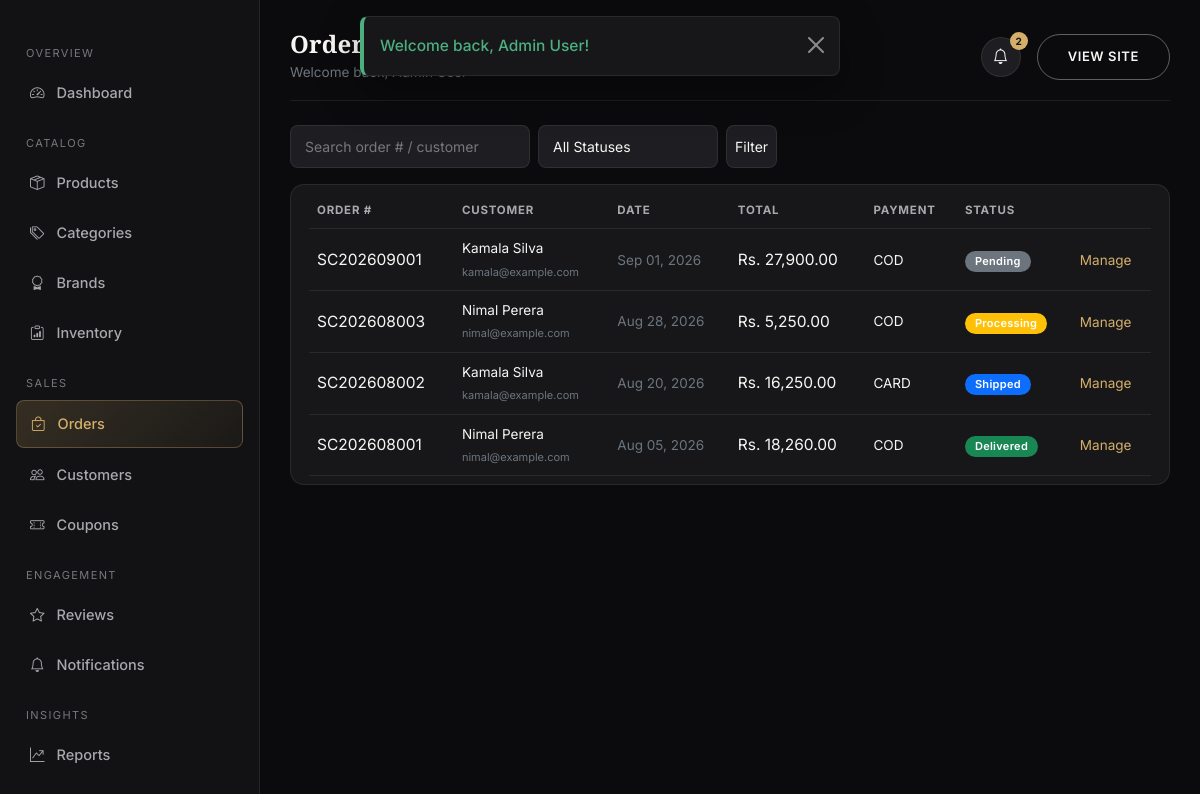
The app's page /admin/orders/index.php (signed in) with its own data.
### tables this page shows
CREATE TABLE orders (
    order_id INT AUTO_INCREMENT PRIMARY KEY,
    order_number VARCHAR(30) NOT NULL UNIQUE,
    user_id INT NOT NULL,
    address_id INT DEFAULT NULL,
    coupon_id INT DEFAULT NULL,
    subtotal DECIMAL(10,2) NOT NULL DEFAULT 0,
    discount_amount DECIMAL(10,2) NOT NULL DEFAULT 0,
    delivery_fee DECIMAL(10,2) NOT NULL DEFAULT 0,
    total_amount DECIMAL(10,2) NOT NULL DEFAULT 0,
    delivery_method ENUM('standard','express') NOT NULL DEFAULT 'standard',
    payment_method ENUM('cod','card') NOT NULL DEFAULT 'cod',
    order_status ENUM('pending','confirmed','processing','shipped','delivered','cancelled') NOT NULL DEFAULT 'pending',
    assigned_staff_id INT DEFAULT NULL,
    shipping_full_name VARCHAR(120) NOT NULL,
    shipping_phone VARCHAR(20) NOT NULL,
    shipping_address VARCHAR(255) NOT NULL,
    shipping_city VARCHAR(100) NOT NULL,
    shipping_province VARCHAR(100) NOT NULL,
    shipping_postal_code VARCHAR(20) DEFAULT NULL,
    notes VARCHAR(255) DEFAULT NULL,
    created_at TIMESTAMP NOT NULL DEFAULT CURRENT_TIMESTAMP,
    updated_at TIMESTAMP NOT NULL DEFAULT CURRENT_TIMESTAMP ON UPDATE CURRENT_TIMESTAMP,
    FOREIGN KEY (user_id) REFERENCES users(user_id) ON DELETE CASCADE,
    FOREIGN KEY (address_id) REFERENCES addresses(address_id) ON DELETE SET NULL,
    FOREIGN KEY (coupon_id) REFERENCES coupons(coupon_id) ON DELETE SET NULL,
    FOREIGN KEY (assigned_staff_id) REFERENCES users(user_id) ON DELETE SET NULL,
    INDEX idx_status (order_status),
    INDEX idx_created (created_at),
    INDEX idx_user (user_id)
);

CREATE TABLE users (
    user_id INT AUTO_INCREMENT PRIMARY KEY,
    role_id INT NOT NULL DEFAULT 1,
    full_name VARCHAR(120) NOT NULL,
    email VARCHAR(150) NOT NULL UNIQUE,
    phone VARCHAR(20) DEFAULT NULL,
    password_hash VARCHAR(255) NOT NULL,
    profile_image VARCHAR(255) DEFAULT NULL,
    status ENUM('active','inactive','banned') NOT NULL DEFAULT 'active',
    reset_token VARCHAR(191) DEFAULT NULL,
    reset_token_expires DATETIME DEFAULT NULL,
    last_login DATETIME DEFAULT NULL,
    created_at TIMESTAMP NOT NULL DEFAULT CURRENT_TIMESTAMP,
    updated_at TIMESTAMP NOT NULL DEFAULT CURRENT_TIMESTAMP ON UPDATE CURRENT_TIMESTAMP,
    FOREIGN KEY (role_id) REFERENCES roles(role_id),
    INDEX idx_email (email),
    INDEX idx_role (role_id)
);

### admin/orders/index.php (the view, shortened to what this page needs)
<?php
$pdo = db();
$q = trim($_GET['q'] ?? '');
$page = max(1, (int)($_GET['page'] ?? 1));
$perPage = 12;
$where = ['1=1']; $params = [];
$whereSql = implode(' AND ', $where);
$total = $pdo->prepare("SELECT COUNT(*) FROM orders o JOIN users u ON u.user_id = o.user_id WHERE $whereSql");
$total->execute($params);
$total = (int)$total->fetchColumn();
$pg = paginate($total, $page, $perPage);
$stmt = $pdo->prepare("SELECT o.*, u.full_name, u.email FROM orders o JOIN users u ON u.user_id = o.user_id
                        WHERE $whereSql ORDER BY o.created_at DESC LIMIT {$pg['perPage']} OFFSET {$pg['offset']}");
$stmt->execute($params);
$orders = $stmt->fetchAll();
require __DIR__ . '/../../includes/header.php';
?>
<div class="sc-dash-wrap">
  <?php require __DIR__ . '/../includes/sidebar.php'; ?>
  <main class="sc-content">
    <?php require __DIR__ . '/../includes/topbar.php'; ?>
    <form method="get" class="d-flex flex-wrap gap-2 mb-3">
      <input type="text" name="q" class="form-control form-control-sm" placeholder="Search order # / customer" value="<?= e($q) ?>" style="width:240px">
      <select name="status" class="form-select form-select-sm" style="width:180px" onchange="this.form.submit()">
        <option value="">All Statuses</option>
      </select>
      <button class="btn btn-sc-dark btn-sm">Filter</button>
    </form>
    <div class="sc-table-wrap">
      <table class="table align-middle mb-0">
        <thead class="sc-thead"><tr><th>Order #</th><th>Customer</th><th>Date</th><th>Total</th><th>Payment</th><th>Status</th><th></th></tr></thead>
        <tbody>
          <?php foreach ($orders as $o): ?>
            <tr>
              <td><?= e($o['order_number']) ?></td>
              <td class="small"><?= e($o['full_name']) ?><br><span class="text-secondary" style="font-size:11px"><?= e($o['email']) ?></span></td>
              <td class="small text-secondary"><?= friendly_date($o['created_at'], 'M d, Y') ?></td>
              <td><?= money($o['total_amount']) ?></td>
              <td class="text-uppercase small"><?= $o['payment_method'] ?></td>
              <td><?= order_status_badge($o['order_status']) ?></td>
              <td><a href="<?= BASE_URL ?>admin/orders/details.php?id=<?= $o['order_id'] ?>" class="text-gold small">Manage</a></td>
            </tr>
          <?php endforeach; ?>
        </tbody>
      </table>
    </div>
  </main>
</div>
<?php require __DIR__ . '/../../includes/dash-footer.php'; ?>

### includes/functions.php (shortened to what this page needs)
<?php
function e($value): string
{
    return htmlspecialchars((string)($value ?? ''), ENT_QUOTES, 'UTF-8');
}
function money($amount): string
{
    return 'Rs. ' . number_format((float)$amount, 2);
}
function friendly_date($datetime, string $format = 'M d, Y h:i A'): string
{
    return date($format, strtotime($datetime));
}
function paginate(int $totalItems, int $currentPage, int $perPage = 12): array
{
    $totalPages = max(1, (int)ceil($totalItems / $perPage));
    $currentPage = max(1, min($currentPage, $totalPages));
    $offset = ($currentPage - 1) * $perPage;
    return compact('totalItems', 'totalPages', 'currentPage', 'perPage', 'offset');
}
    ob_start(); ?>
    <?php return ob_get_clean();
function order_status_badge(string $status): string
{
    $map = [
        'pending' => 'secondary',
        'confirmed' => 'info',
        'processing' => 'warning',
        'shipped' => 'primary',
        'delivered' => 'success',
        'cancelled' => 'danger',
    ];
    $class = $map[$status] ?? 'secondary';
    return '<span class="badge sc-badge bg-' . $class . '">' . ucfirst($status) . '</span>';
}

### assets/css/style.css (style rules this page uses)
:root { --sc-black: #0b0b0d; --sc-charcoal: #121214; --sc-charcoal-2: #17171a; --sc-charcoal-3: #1e1e22; --sc-border: rgba(255, 255, 255, 0.08); --sc-white: #f7f6f3; --sc-gray: #a8a8ad; --sc-gray-dim: #77777d; --sc-gold: #d4af6a; --sc-gold-soft: #e8cd9a; --sc-gold-deep: #b9903f; --sc-success: #4caf80; --sc-danger: #e0665f; --sc-warning: #e0b25f; --sc-info: #6fa8dc; --sc-radius: 14px; --sc-radius-sm: 8px; --sc-shadow: 0 10px 30px rgba(0, 0, 0, 0.35); --sc-transition: all .28s cubic-bezier(.4,0,.2,1); --sc-font-heading: 'Playfair Display', Georgia, serif; --sc-font-body: 'Inter', -apple-system, BlinkMacSystemFont, 'Segoe UI', sans-serif; }
* { box-sizing: border-box; }
body { background: var(--sc-black); color: var(--sc-white); font-family: var(--sc-font-body); font-size: 15.5px; line-height: 1.65; -webkit-font-smoothing: antialiased; animation: scPageFadeIn .18s ease both; }
a { color: var(--sc-gold); text-decoration: none; transition: var(--sc-transition); }
.btn-sc-dark { background: var(--sc-charcoal-3); border: 1px solid var(--sc-border); color: var(--sc-white); border-radius: var(--sc-radius-sm); transition: var(--sc-transition); }
.form-control, .form-select { background: var(--sc-charcoal-3); border: 1px solid var(--sc-border); color: var(--sc-white); border-radius: var(--sc-radius-sm); padding: 10px 14px; }
.form-control::placeholder { color: var(--sc-gray-dim); }
.table { color: var(--sc-white); }
.table > :not(caption) > * > * { background: transparent; border-bottom-color: var(--sc-border); color: var(--sc-white); }
.sc-table-wrap { background: var(--sc-charcoal-2); border: 1px solid var(--sc-border); border-radius: var(--sc-radius); padding: 8px 18px; }
thead.sc-thead th { color: var(--sc-gray); text-transform: uppercase; font-size: 11.5px; letter-spacing: .8px; border-bottom-color: var(--sc-border) !important; }
.sc-badge { font-weight: 600; font-size: 11px; padding: 5px 10px; border-radius: 20px; letter-spacing: .3px; }
.sc-dash-wrap { display: flex; align-items: flex-start; min-height: calc(100vh - 76px); }
.sc-content { flex: 1; padding: 30px; max-width: 100%; overflow-x: hidden; }
.text-gold { color: var(--sc-gold) !important; }

### records on screen
orders: order_number "SC202609001", user.full_name "Kamala Silva", user.email "kamala@example.com", created_at "Sep 01, 2026", total_amount "Rs. 27,900.00", payment_method "COD", order_status "Pending"
orders: order_number "SC202608003", user.full_name "Nimal Perera", user.email "nimal@example.com", created_at "Aug 28, 2026", total_amount "Rs. 5,250.00", payment_method "COD", order_status "Processing"
orders: order_number "SC202608002", user.full_name "Kamala Silva", user.email "kamala@example.com", created_at "Aug 20, 2026", total_amount "Rs. 16,250.00", payment_method "CARD", order_status "Shipped"
orders: order_number "SC202608001", user.full_name "Nimal Perera", user.email "nimal@example.com", created_at "Aug 05, 2026", total_amount "Rs. 18,260.00", payment_method "COD", order_status "Delivered"

### other values on screen
$f['message'] "Welcome back, Admin User!"
$label "Dashboard Products Categories Brands Inventory Orders Customers Coupons Reviews Notifications Reports"
$pageTitle "Orders"
$adminNotifCount "2"
